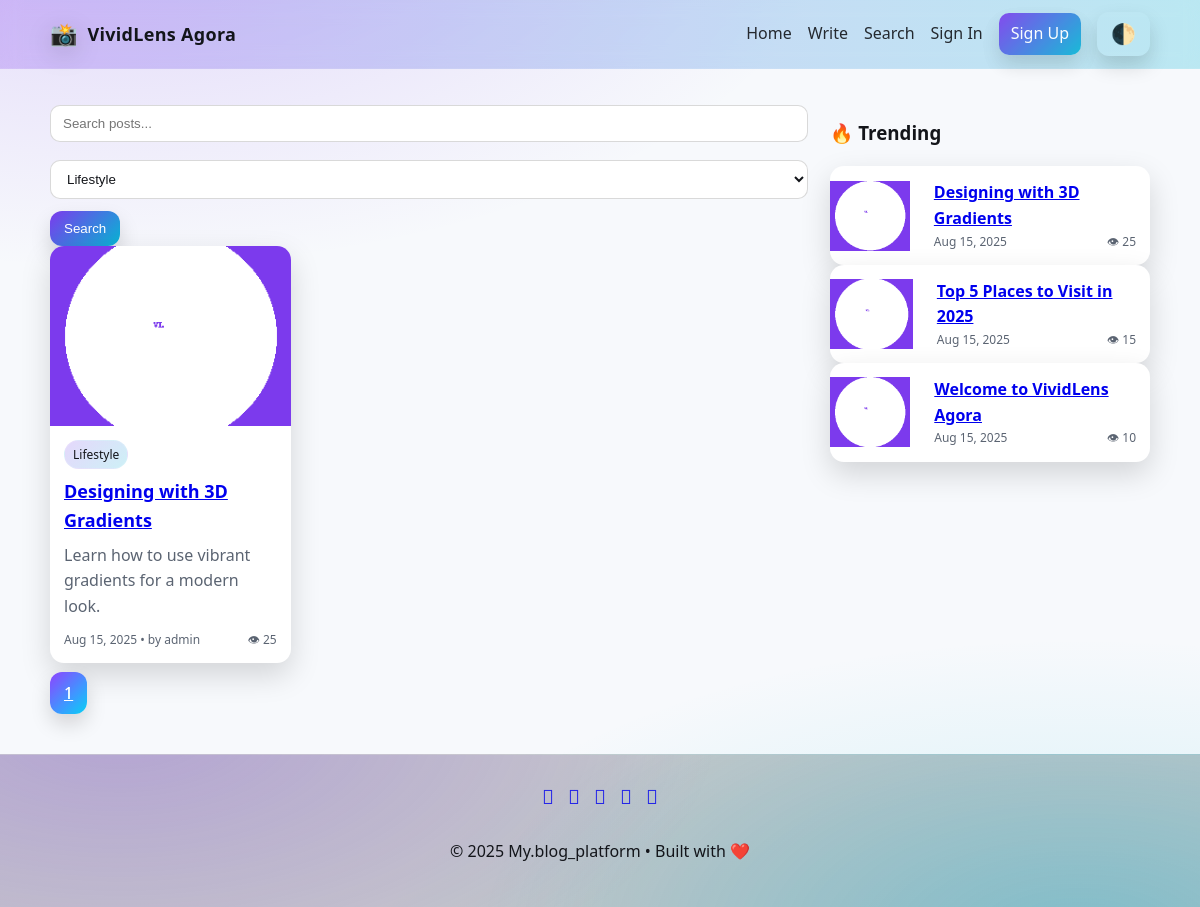
/index.php?cat=2, run on the app's committed database.
### tables this page shows
CREATE TABLE IF NOT EXISTS posts (
  id INT AUTO_INCREMENT PRIMARY KEY,
  author_id INT NOT NULL,
  title VARCHAR(200) NOT NULL,
  slug VARCHAR(240) NOT NULL UNIQUE,
  content MEDIUMTEXT,
  featured_image VARCHAR(255),
  category_label VARCHAR(60),
  status ENUM('draft','published') NOT NULL DEFAULT 'published',
  view_count INT NOT NULL DEFAULT 0,
  created_at DATETIME NOT NULL,
  FOREIGN KEY (author_id) REFERENCES users(id) ON DELETE CASCADE
);

CREATE TABLE IF NOT EXISTS users (
  id INT AUTO_INCREMENT PRIMARY KEY,
  username VARCHAR(50) NOT NULL,
  email VARCHAR(120) NOT NULL UNIQUE,
  password_hash VARCHAR(255) NOT NULL,
  role ENUM('admin','author','subscriber') NOT NULL DEFAULT 'author',
  created_at DATETIME NOT NULL
);

### includes/functions.php (called while the page is built, shortened)
<?php
require_once __DIR__ . '/../config/db.php';
function e($s){ return htmlspecialchars($s??'',ENT_QUOTES,'UTF-8'); }
function get_trending_posts($a=3,$b=2){
  global $mysqli; $t=[];
  $r1=$mysqli->query("SELECT id,title,slug,featured_image,view_count,created_at FROM posts ORDER BY view_count DESC LIMIT ".intval($a));
  while($r1 && ($row=$r1->fetch_assoc())) $t[$row['id']]=$row;
  $r2=$mysqli->query("SELECT p.id,p.title,p.slug,p.featured_image,p.view_count,p.created_at,MAX(c.created_at) lc FROM posts p JOIN comments c ON c.post_id=p.id GROUP BY p.id ORDER BY lc DESC LIMIT ".intval($b));
  while($r2 && ($row=$r2->fetch_assoc())) $t[$row['id']]=$row;
  return array_values($t);
}
function get_categories(){ global $mysqli; $r=$mysqli->query("SELECT * FROM categories ORDER BY name ASC"); return $r?$r->fetch_all(MYSQLI_ASSOC):[]; }
function get_excerpt($h,$l=140){ $t=trim(strip_tags($h)); return (mb_strlen($t)>$l)?mb_substr($t,0,$l).'…':$t; }

### index.php (the view, shortened to what this page needs)
<?php
require_once __DIR__ . '/includes/functions.php';
include __DIR__ . '/includes/header.php';
$q = trim($_GET['q'] ?? '');
$cat = intval($_GET['cat'] ?? 0);
$page = max(1, intval($_GET['page'] ?? 1));
$per = 9;
$off = ($page - 1) * $per;
$where = "WHERE p.status='published'";
$params = [];
$types = "";
if ($cat) {
    $where .= " AND EXISTS(
        SELECT 1 FROM post_categories pc
        WHERE pc.post_id = p.id AND pc.category_id = ?
    )";
    $params[] = $cat;
    $types .= "i";
}
$sql = "SELECT SQL_CALC_FOUND_ROWS p.*, u.username
        FROM posts p
        JOIN users u ON u.id = p.author_id
        $where
        ORDER BY p.created_at DESC
        LIMIT ? OFFSET ?";
$params[] = $per;
$params[] = $off;
$types .= "ii";
$stmt = $mysqli->prepare($sql);
$stmt->bind_param($types, ...$params);
$stmt->execute();
$posts = $stmt->get_result()->fetch_all(MYSQLI_ASSOC);
$total = $mysqli->query("SELECT FOUND_ROWS() AS t")->fetch_assoc()['t'];
$pages = max(1, ceil($total / $per));
$cats = get_categories();
$trending = get_trending_posts();
?>
<div class="layout">
    <section>
        <form method="get">
            <input name="q" placeholder="Search posts..." value="<?= e($q) ?>">
            <select name="cat">
                <?php foreach ($cats as $c): ?>
                    <option value="<?= $c['id'] ?>" <?= $cat == $c['id'] ? 'selected' : '' ?>>
                        <?= e($c['name']) ?>
                    </option>
                <?php endforeach; ?>
            </select>
            <button>Search</button>
        </form>
        <div class="grid">
            <?php foreach ($posts as $p): ?>
                <article class="card">
                    <a href="<?= BASE_URL ?>post.php?slug=<?= e($p['slug']) ?>">
                        <img src="<?= $p['featured_image'] ? e($p['featured_image']) : BASE_URL . 'assets/img/favicon-light.png' ?>" alt="">
                    </a>
                    <div class="pad">
                        <div class="badges">
                            <span class="badge"><?= e($p['category_label'] ?? 'General') ?></span>
                        </div>
                        <h2 class="post-title">
                            <a href="<?= BASE_URL ?>post.php?slug=<?= e($p['slug']) ?>"><?= e($p['title']) ?></a>
                        </h2>
                        <p class="excerpt"><?= e(get_excerpt($p['content'])) ?></p>
                        <div class="meta">
                            <span><?= date('M j, Y', strtotime($p['created_at'])) ?> • by <?= e($p['username']) ?></span>
                            <span>👁 <?= (int)$p['view_count'] ?></span>
                        </div>
                    </div>
                </article>
            <?php endforeach; ?>
        </div>
        <div style="margin:18px 0">
            <?php for ($i = 1; $i <= $pages; $i++): ?>
                <a class="button"
                   href="?q=<?= urlencode($q) ?>&cat=<?= $cat ?>&page=<?= $i ?>"
                   style="margin-right:6px;<?= $i == $page ? 'filter:brightness(1.15)' : '' ?>">
                   <?= $i ?>
                </a>
            <?php endfor; ?>
        </div>
    </section>
    <aside>
        <h3>🔥 Trending</h3>
        <?php foreach ($trending as $t): ?>
            <div class="card" style="grid-column: span 12; display:flex;gap:10px;align-items:center">
                <img src="<?= $t['featured_image'] ? e($t['featured_image']) : BASE_URL . 'assets/img/favicon-light.png' ?>"
                     style="width:90px;height:70px">
                <div class="pad">
                    <a href="<?= BASE_URL ?>post.php?slug=<?= e($t['slug']) ?>">
                        <strong><?= e($t['title']) ?></strong>
                    </a>
                    <div class="meta">
                        <span><?= date('M j, Y', strtotime($t['created_at'])) ?></span>
                        <span>👁 <?= (int)$t['view_count'] ?></span>
                    </div>
                </div>
            </div>
        <?php endforeach; ?>
    </aside>
</div>
<?php include __DIR__ . '/includes/footer.php'; ?>

### assets/css/style.css (style rules this page uses)
* { box-sizing:border-box }
html,body { margin:0;padding:0 }
:root { --bg:#0e0f14;--fg:#e9eef9;--muted:#aeb6c4;--card:#161823;--accent1:#7c3aed;--accent2:#06b6d4;--shadow:rgba(0,0,0,.35) }
html[data-theme="light"] { --bg:#f7f9fc;--fg:#13151a;--muted:#5b6472;--card:#ffffff;--shadow:rgba(0,0,0,.15) }
body { background:radial-gradient(1200px 600px at 10% -10%, rgba(124,58,237,.18), transparent 60%), radial-gradient(1200px 600px at 90% 110%, rgba(6,182,212,.18), transparent 60%), var(--bg);color:var(--fg);font:16px/1.6 system-ui;min-height:100vh;display:flex;flex-direction:column }
.grid { display:grid;grid-template-columns:repeat(12,1fr);gap:18px }
.card { grid-column: span 4;background:var(--card);border-radius:14px;overflow:hidden;box-shadow:0 12px 30px var(--shadow);transition:transform .2s ease, box-shadow .2s ease }
.card img { display:block;width:100%;height:180px;object-fit:cover }
.card .pad { padding:14px }
.badges { display:flex;gap:8px;flex-wrap:wrap }
.badge { font-size:12px;padding:4px 8px;border-radius:999px;background:linear-gradient(135deg, rgba(124,58,237,.2), rgba(6,182,212,.2));border:1px solid rgba(255,255,255,.12) }
.meta { display:flex;justify-content:space-between;align-items:center;font-size:12px;color:var(--muted) }
.post-title { font-size:18px;margin:8px 0 }
.excerpt { color:var(--muted);margin:6px 0 10px }
.layout { display:grid;grid-template-columns: 1fr 320px;gap:22px }
form input, form select, form textarea { width:100%;padding:10px 12px;border-radius:10px;border:1px solid rgba(0,0,0,.15);background:var(--card);color:var(--fg);outline:none;margin:6px 0 12px }
button, .button { cursor:pointer;border:0;border-radius:12px;padding:10px 14px;background:linear-gradient(135deg,var(--accent1),var(--accent2));color:#fff;box-shadow:0 10px 20px var(--shadow) }

### data on the page
posts: category_label "Lifestyle", title "Designing with 3D Gradients", content "Learn how to use vibrant gradients for a modern look.", created_at "Aug 15, 2025", author.username "admin", view_count "25"
posts: title "Top 5 Places to Visit in 2025", created_at "Aug 15, 2025", view_count "15"
posts: title "Welcome to VividLens Agora", created_at "Aug 15, 2025", view_count "10"

### other printed values
form field cat "Lifestyle"
